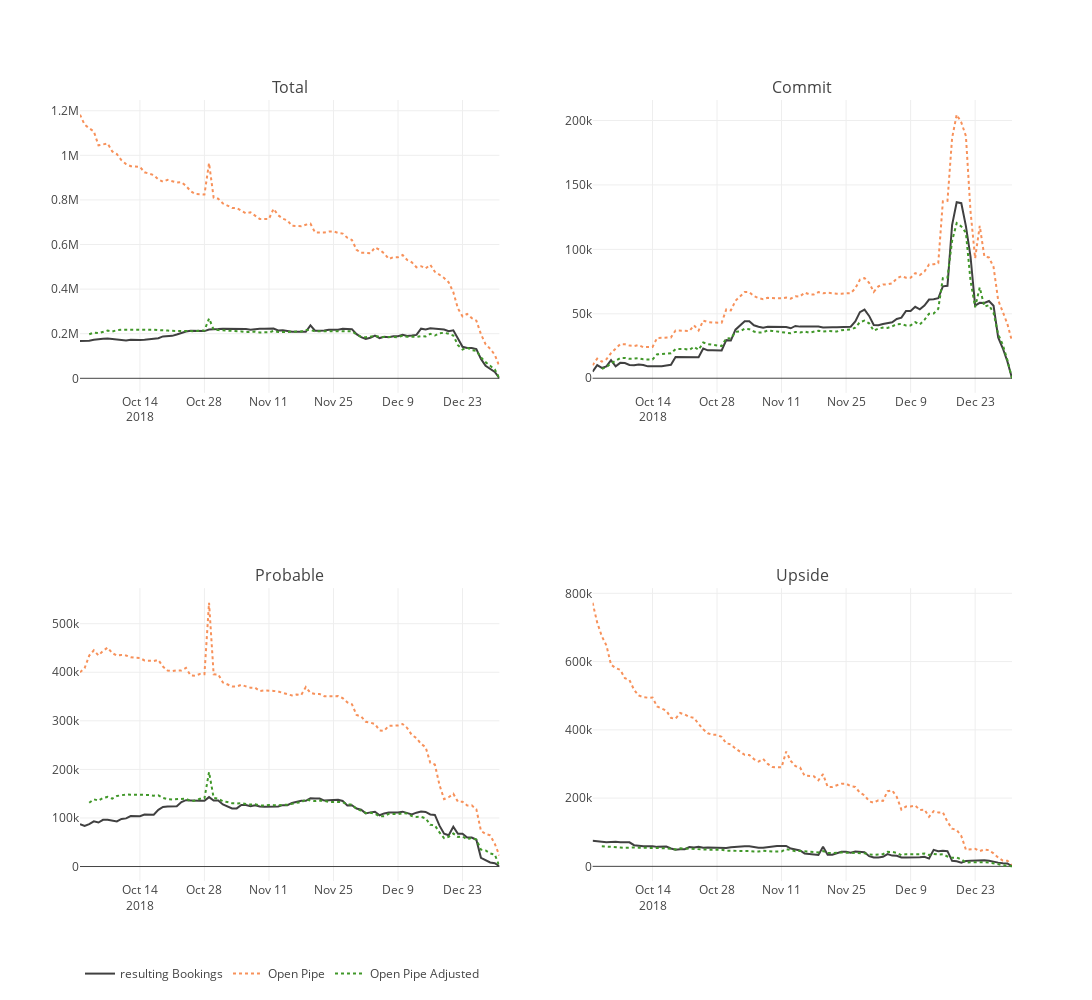

Here is the notebook cell this chart was saved with:
### Code cell
from plotly import tools
import plotly.offline as py
import plotly.graph_objs as go

temp = df_subset[(df_subset.GLOBAL_01_CODE == "NOAM") & (df_subset.CLOSING_QUARTER_ACTUAL == "2018-Q4")]

trace1a = go.Scatter(
    x = temp.loc[:, ['SnapDate']].values.squeeze(),
    y = temp.loc[:, ['DV2']].values.squeeze(),
    line = dict(
        color = ('rgb(64, 64, 64)'),
        width = 2),
    name = 'resulting Bookings'
)
trace1b = go.Scatter(
    x = temp.loc[:, ['SnapDate']].values.squeeze(),
    y = temp.loc[:, ['OpenPipe']].values.squeeze(),
    line = dict(
        color = ('rgb(247, 145, 90)'),
        width = 2,
        dash = 'dot'),
    name = 'Open Pipe'
)
trace1c = go.Scatter(
    x = temp.loc[:, ['SnapDate']].values.squeeze(),
    y = temp.loc[:, ['OpenPipe_adj']].values.squeeze(),
    line = dict(
        color = ('rgb(64, 151, 41)'),
        width = 2,
        dash = 'dot'),
    name = 'Open Pipe Adjusted'
)
trace2a = go.Scatter(
    x = temp.loc[:, ['SnapDate']].values.squeeze(),
    y = temp.loc[:, ['Open_Commit']].values.squeeze(),
    line = dict(
        color = ('rgb(247, 145, 90)'),
        width = 2,
        dash = 'dot'),
    name = 'Open Commit',
    showlegend=False
)
trace2c = go.Scatter(
    x = temp.loc[:, ['SnapDate']].values.squeeze(),
    y = temp.loc[:, ['Open_Commit_adj']].values.squeeze(),
    line = dict(
        color = ('rgb(64, 151, 41)'),
        width = 2,
        dash = 'dot'),
    name = 'Open Commit Adjusted',
    showlegend=False
)
trace2b = go.Scatter(
    x = temp.loc[:, ['SnapDate']].values.squeeze(),
    y = temp.loc[:, ['CurrentQuarter_Commit']].values.squeeze(),
    line = dict(
        color = ('rgb(64, 64, 64)'),
        width = 2),
    name = 'resulting Bookings',
    showlegend=False
)
trace3a = go.Scatter(
    x = temp.loc[:, ['SnapDate']].values.squeeze(),
    y = temp.loc[:, ['Open_Probable']].values.squeeze(),
    line = dict(
        color = ('rgb(247, 145, 90)'),
        width = 2,
        dash = 'dot'),
    name = 'Open Probable',
    showlegend=False
)
trace3c = go.Scatter(
    x = temp.loc[:, ['SnapDate']].values.squeeze(),
    y = temp.loc[:, ['Open_Probable_adj']].values.squeeze(),
    line = dict(
        color = ('rgb(64, 151, 41)'),
        width = 2,
        dash = 'dot'),
    name = 'Open Probable Adjusted',
    showlegend=False
)
trace3b = go.Scatter(
    x = temp.loc[:, ['SnapDate']].values.squeeze(),
    y = temp.loc[:, ['CurrentQuarterProbable']].values.squeeze(),
    line = dict(
        color = ('rgb(64, 64, 64)'),
        width = 2),
    name = 'resulting Bookings',
    showlegend=False
)
trace4a = go.Scatter(
    x = temp.loc[:, ['SnapDate']].values.squeeze(),
    y = temp.loc[:, ['Open_Upside']].values.squeeze(),
    line = dict(
        color = ('rgb(247, 145, 90)'),
        width = 2,
        dash = 'dot'),
    name = 'Open Upside',
    showlegend=False
)
trace4c = go.Scatter(
    x = temp.loc[:, ['SnapDate']].values.squeeze(),
    y = temp.loc[:, ['Open_Upside_adj']].values.squeeze(),
    line = dict(
         color = ('rgb(64, 151, 41)'),
        width = 2,
        dash = 'dot'),
    name = 'Open Upside Adjusted',
    showlegend=False
)
trace4b = go.Scatter(
    x = temp.loc[:, ['SnapDate']].values.squeeze(),
    y = temp.loc[:, ['CurrentQuarter_Upside']].values.squeeze(),
    line = dict(
        color = ('rgb(64, 64, 64)'),
        width = 2),
    name = 'resulting Bookings',
    showlegend=False
)

fig = tools.make_subplots(rows=2, cols=2, subplot_titles=('Total', 'Commit', 'Probable', 'Upside'))
fig.append_trace(trace1a, 1, 1)
fig.append_trace(trace1b, 1, 1)
fig.append_trace(trace1c, 1, 1)
fig.append_trace(trace2a, 1, 2)
fig.append_trace(trace2b, 1, 2)
fig.append_trace(trace2c, 1, 2)
fig.append_trace(trace3a, 2, 1)
fig.append_trace(trace3b, 2, 1)
fig.append_trace(trace3c, 2, 1)
fig.append_trace(trace4a, 2, 2)
fig.append_trace(trace4b, 2, 2)
fig.append_trace(trace4c, 2, 2)

fig['layout'].update(height=1000, width=1800, 
                     legend=dict(orientation="h"))

py.iplot(fig, filename='make-subplots-multiple-with-titles')
